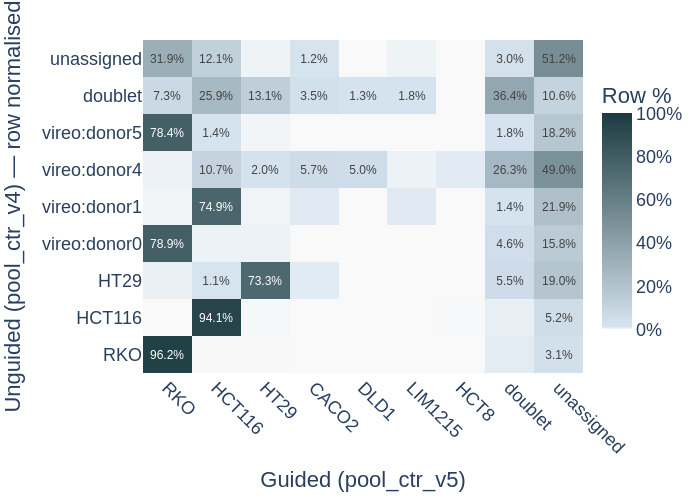
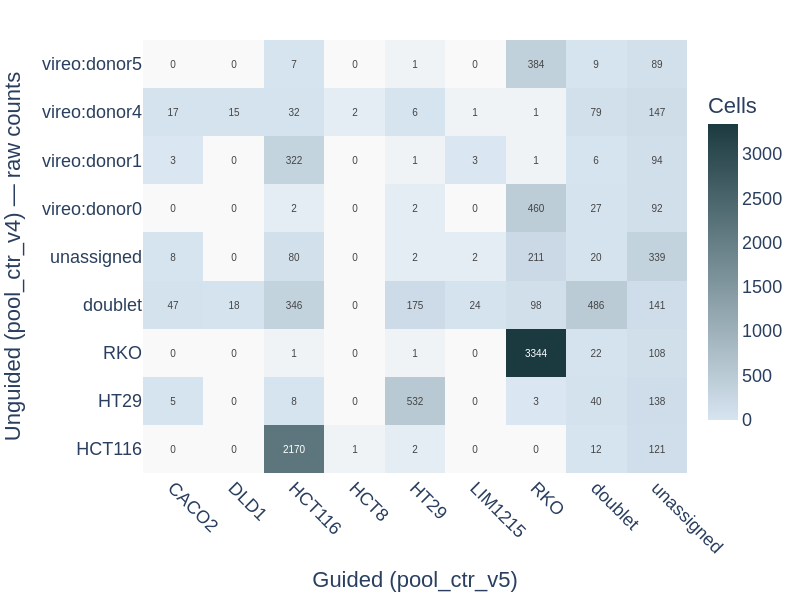

Notebook source saved alongside these figures, in order:
### Markdown cell above
## Figure 7 — Guided vs unguided agreement (slide 9 / backup)
**Slide message:** Reference-guided and genotype-free Vireo agree on the three best-represented lines; guided mode reveals the remaining four lines that unguided mode left as vireo-only.

### Code cell
if fa_g is None or fa_u is None:
    print('Missing data — skipping Fig 7.')
else:
    # ── Collapse unguided labels ────────────────────────────────────────────
    def collapse_unguided(cell_line):
        if pd.isna(cell_line): return 'unassigned'
        if str(cell_line).startswith('doublet'): return 'doublet'
        return str(cell_line)

    fa_u_slide = fa_u.copy()
    fa_u_slide['cell_line_collapsed'] = fa_u_slide['cell_line'].apply(collapse_unguided)

    # ── Guided labels ────────────────────────────────────────────────────────
    def collapse_guided(cell_line, source):
        if pd.isna(cell_line): return 'unassigned'
        if str(source) == 'doublet': return 'doublet'
        return str(cell_line) if str(cell_line) != 'nan' else 'unassigned'

    fa_g_slide = fa_g.copy()
    fa_g_slide['cell_line_guided'] = fa_g_slide.apply(
        lambda r: collapse_guided(r['cell_line'], r['source']), axis=1
    )

    # ── Join on barcode ──────────────────────────────────────────────────────
    merged = fa_g_slide[['barcode', 'cell_line_guided']].merge(
        fa_u_slide[['barcode', 'cell_line_collapsed']],
        on='barcode', how='inner'
    )
    print(f'Barcodes in common: {len(merged):,}')
    exact = (merged['cell_line_guided'] == merged['cell_line_collapsed']).sum()
    print(f'Overall assignment agreement: {exact:,} / {len(merged):,} = {100*exact/len(merged):.1f}%')

    if 'agreement' in fa_g.columns:
        ag_g = (fa_g['agreement'] == 'TRUE').sum() / len(fa_g)
        print(f'Guided scorer vs Vireo agreement: {100*ag_g:.1f}%')
    if 'agreement' in fa_u.columns:
        ag_u = (fa_u['agreement'] == 'TRUE').sum() / len(fa_u)
        print(f'Unguided scorer vs Vireo agreement: {100*ag_u:.1f}%')

    # ── Row order: unguided (most cells first, then vireo:donor*, doublet, unassigned) ──
    UNGUIDED_ORDER = ['RKO', 'HCT116', 'HT29',
                      'vireo:donor0', 'vireo:donor1', 'vireo:donor4', 'vireo:donor5',
                      'doublet', 'unassigned']
    GUIDED_ORDER = ['RKO', 'HCT116', 'HT29', 'CACO2', 'DLD1', 'LIM1215', 'HCT8',
                    'doublet', 'unassigned']

    # Filter to rows/cols that actually exist
    ug_present = [r for r in UNGUIDED_ORDER
                  if r in merged['cell_line_collapsed'].values]
    g_present  = [c for c in GUIDED_ORDER
                  if c in merged['cell_line_guided'].values]

    # Build pivot
    pivot = merged.pivot_table(
        index='cell_line_collapsed', columns='cell_line_guided',
        values='barcode', aggfunc='count', fill_value=0
    )
    pivot = pivot.reindex(index=ug_present, columns=g_present, fill_value=0)

    # Row-normalize to percentages
    row_totals = pivot.sum(axis=1).values[:, None]
    row_totals[row_totals == 0] = 1
    pivot_pct = pivot.values / row_totals * 100

    # ── SLIDE FIGURE ────────────────────────────────────────────────────────
    text_vals = [[f'{v:.1f}%' if v >= 1 else '' for v in row] for row in pivot_pct]

    fig7 = go.Figure(go.Heatmap(
        z=pivot_pct, x=g_present, y=ug_present,
        colorscale=[[0,'#F9F9F9'],[0.01,'#D6E4F0'],[1,C['dark_teal']]],
        text=text_vals, texttemplate='%{text}',
        textfont=dict(size=12),
        hovertemplate='Unguided: %{y}<br>Guided: %{x}<br>%{z:.1f}%<extra></extra>',
        showscale=True,
        colorbar=dict(len=0.8, title='Row %', ticksuffix='%'),
        zmin=0, zmax=100,
    ))
    _style(fig7, showlegend=False)
    fig7.update_xaxes(
        title_text=f'Guided ({GUIDED_RUN})', tickangle=45, showgrid=False
    )
    fig7.update_yaxes(
        title_text=f'Unguided ({UNGUIDED_RUN}) — row normalised', showgrid=False
    )
    nh = max(500, 55 * len(ug_present))
    nw = max(700, 65 * len(g_present))
    save(fig7, 'fig7_guided_vs_unguided', w=nw, h=nh)

    # ── FULL MATRIX (backup) — raw counts, all labels ───────────────────────
    rows_u = sorted(merged['cell_line_collapsed'].unique())
    rows_g = sorted(merged['cell_line_guided'].unique())
    conf_full = merged.pivot_table(
        index='cell_line_collapsed', columns='cell_line_guided',
        values='barcode', aggfunc='count', fill_value=0
    )
    conf_full = conf_full.reindex(index=rows_u, columns=rows_g, fill_value=0)

    fig7_full = go.Figure(go.Heatmap(
        z=conf_full.values, x=conf_full.columns.tolist(), y=conf_full.index.tolist(),
        colorscale=[[0,'#F9F9F9'],[0.001,'#D6E4F0'],[1,C['dark_teal']]],
        text=conf_full.values.astype(str), texttemplate='%{text}',
        textfont=dict(size=10),
        hovertemplate='Unguided: %{y}<br>Guided: %{x}<br>%{z}<extra></extra>',
        showscale=True, colorbar=dict(len=0.8, title='Cells'),
    ))
    _style(fig7_full, showlegend=False)
    fig7_full.update_xaxes(title_text=f'Guided ({GUIDED_RUN})', tickangle=45, showgrid=False)
    fig7_full.update_yaxes(title_text=f'Unguided ({UNGUIDED_RUN}) — raw counts', showgrid=False)
    nh2 = max(600, 22 * len(rows_u))
    nw2 = max(800, 28 * len(rows_g))
    save(fig7_full, 'fig7_full_guided_vs_unguided', w=nw2, h=nh2)

### Figure 1 — Plotly figure (JSON) as saved in the notebook; plotly's stock layout.template omitted (floating-point values rounded to 4 significant figures)
{"data": [{"colorbar": {"len": 0.8, "ticksuffix": "%", "title": {"text": "Row %"}}, "colorscale": [[0, "#F9F9F9"], [0.01, "#D6E4F0"], [1, "#1B3A3F"]], "hovertemplate": "Unguided: %{y}<br>Guided: %{x}<br>%{z:.1f}%<extra></extra>", "showscale": true, "text": [["96.2%", "", "", "", "", "", "", "", "3.1%"], ["", "94.1%", "", "", "", "", "", "", "5.2%"], ["", "1.1%", "73.3%", "", "", "", "", "5.5%", "19.0%"], ["78.9%", "", "", "", "", "", "", "4.6%", "15.8%"], ["", "74.9%", "", "", "", "", "", "1.4%", "21.9%"], ["", "10.7%", "2.0%", "5.7%", "5.0%", "", "", "26.3%", "49.0%"], ["78.4%", "1.4%", "", "", "", "", "", "1.8%", "18.2%"], ["7.3%", "25.9%", "13.1%", "3.5%", "1.3%", "1.8%", "", "36.4%", "10.6%"], ["31.9%", "12.1%", "", "1.2%", "", "", "", "3.0%", "51.2%"]], "textfont": {"size": 12}, "texttemplate": "%{text}", "type": "heatmap", "x": ["RKO", "HCT116", "HT29", "CACO2", "DLD1", "LIM1215", "HCT8", "doublet", "unassigned"], "y": ["RKO", "HCT116", "HT29", "vireo:donor0", "vireo:donor1", "vireo:donor4", "vireo:donor5", "doublet", "unassigned"], "z": [[96.2, 0.02877, 0.02877, 0.0, 0.0, 0.0, 0.0, 0.6329, 3.107], [0.0, 94.1, 0.08673, 0.0, 0.0, 0.0, 0.04337, 0.5204, 5.247], [0.4132, 1.102, 73.28, 0.6887, 0.0, 0.0, 0.0, 5.51, 19.01], [78.9, 0.3431, 0.3431, 0.0, 0.0, 0.0, 0.0, 4.631, 15.78], [0.2326, 74.88, 0.2326, 0.6977, 0.0, 0.6977, 0.0, 1.395, 21.86], [0.3333, 10.67, 2.0, 5.667, 5.0, 0.3333, 0.6667, 26.33, 49.0], [78.37, 1.429, 0.2041, 0.0, 0.0, 0.0, 0.0, 1.837, 18.16], [7.341, 25.92, 13.11, 3.521, 1.348, 1.798, 0.0, 36.4, 10.56], [31.87, 12.08, 0.3021, 1.208, 0.0, 0.3021, 0.0, 3.021, 51.21]], "zmax": 100, "zmin": 0}], "layout": {"font": {"family": "Arial, sans-serif", "size": 18}, "height": 500, "margin": {"b": 90, "l": 90, "r": 60, "t": 40}, "paper_bgcolor": "white", "plot_bgcolor": "white", "showlegend": false, "width": 700, "xaxis": {"gridcolor": "#EEEEEE", "gridwidth": 1, "showgrid": false, "tickangle": 45, "title": {"text": "Guided (pool_ctr_v5)"}, "zeroline": false}, "yaxis": {"gridcolor": "#EEEEEE", "gridwidth": 1, "showgrid": false, "title": {"text": "Unguided (pool_ctr_v4) — row normalised"}, "zeroline": false}}}

### Figure 2 — Plotly figure (JSON) as saved in the notebook; plotly's stock layout.template omitted (floating-point values rounded to 4 significant figures)
{"data": [{"colorbar": {"len": 0.8, "title": {"text": "Cells"}}, "colorscale": [[0, "#F9F9F9"], [0.001, "#D6E4F0"], [1, "#1B3A3F"]], "hovertemplate": "Unguided: %{y}<br>Guided: %{x}<br>%{z}<extra></extra>", "showscale": true, "text": [["0", "0", "2170", "1", "2", "0", "0", "12", "121"], ["5", "0", "8", "0", "532", "0", "3", "40", "138"], ["0", "0", "1", "0", "1", "0", "3344", "22", "108"], ["47", "18", "346", "0", "175", "24", "98", "486", "141"], ["8", "0", "80", "0", "2", "2", "211", "20", "339"], ["0", "0", "2", "0", "2", "0", "460", "27", "92"], ["3", "0", "322", "0", "1", "3", "1", "6", "94"], ["17", "15", "32", "2", "6", "1", "1", "79", "147"], ["0", "0", "7", "0", "1", "0", "384", "9", "89"]], "textfont": {"size": 10}, "texttemplate": "%{text}", "type": "heatmap", "x": ["CACO2", "DLD1", "HCT116", "HCT8", "HT29", "LIM1215", "RKO", "doublet", "unassigned"], "y": ["HCT116", "HT29", "RKO", "doublet", "unassigned", "vireo:donor0", "vireo:donor1", "vireo:donor4", "vireo:donor5"], "z": [[0, 0, 2170, 1, 2, 0, 0, 12, 121], [5, 0, 8, 0, 532, 0, 3, 40, 138], [0, 0, 1, 0, 1, 0, 3344, 22, 108], [47, 18, 346, 0, 175, 24, 98, 486, 141], [8, 0, 80, 0, 2, 2, 211, 20, 339], [0, 0, 2, 0, 2, 0, 460, 27, 92], [3, 0, 322, 0, 1, 3, 1, 6, 94], [17, 15, 32, 2, 6, 1, 1, 79, 147], [0, 0, 7, 0, 1, 0, 384, 9, 89]]}], "layout": {"font": {"family": "Arial, sans-serif", "size": 18}, "height": 600, "margin": {"b": 90, "l": 90, "r": 60, "t": 40}, "paper_bgcolor": "white", "plot_bgcolor": "white", "showlegend": false, "width": 800, "xaxis": {"gridcolor": "#EEEEEE", "gridwidth": 1, "showgrid": false, "tickangle": 45, "title": {"text": "Guided (pool_ctr_v5)"}, "zeroline": false}, "yaxis": {"gridcolor": "#EEEEEE", "gridwidth": 1, "showgrid": false, "title": {"text": "Unguided (pool_ctr_v4) — raw counts"}, "zeroline": false}}}
